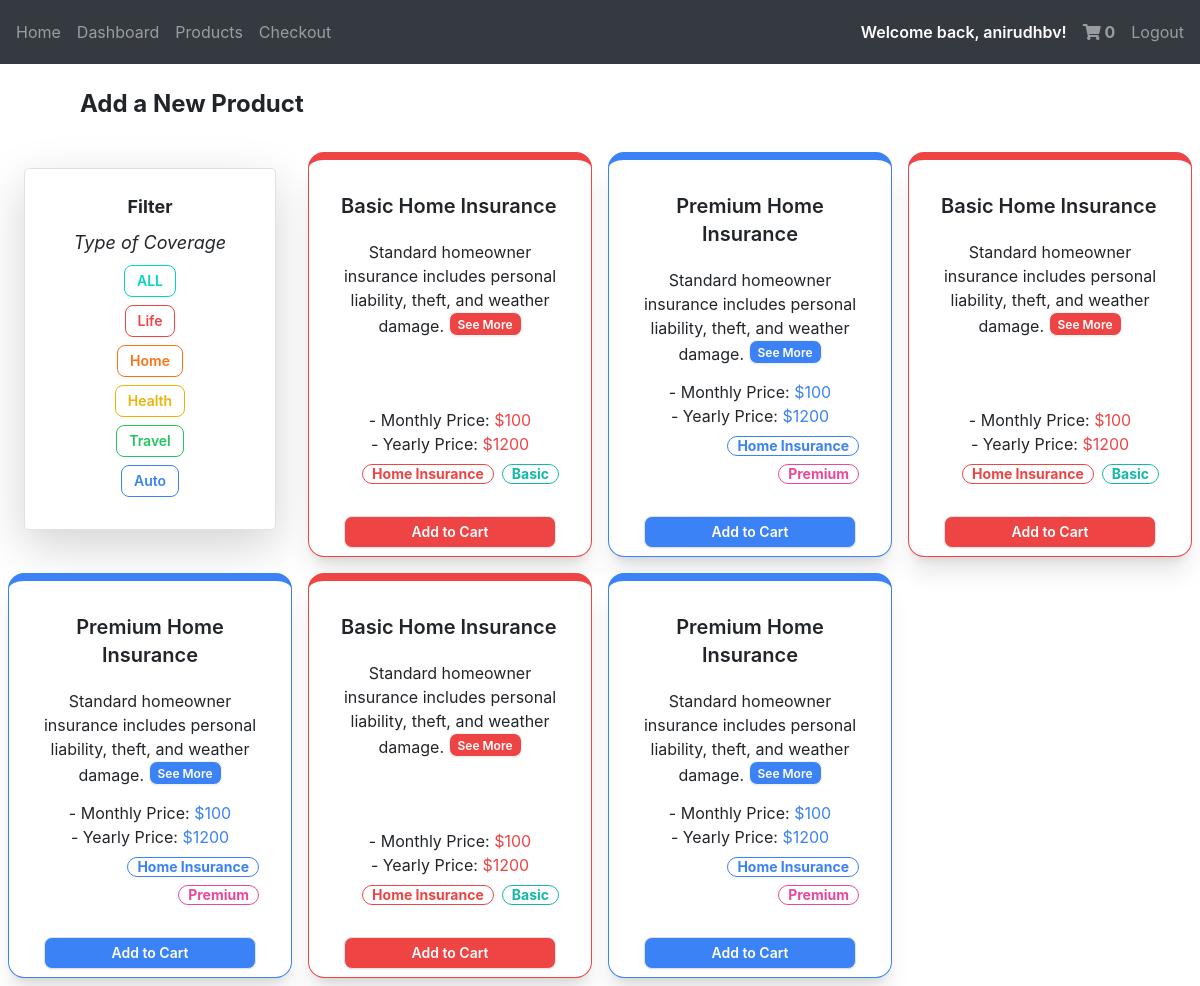
Page /products (signed in) on the earlier database version.
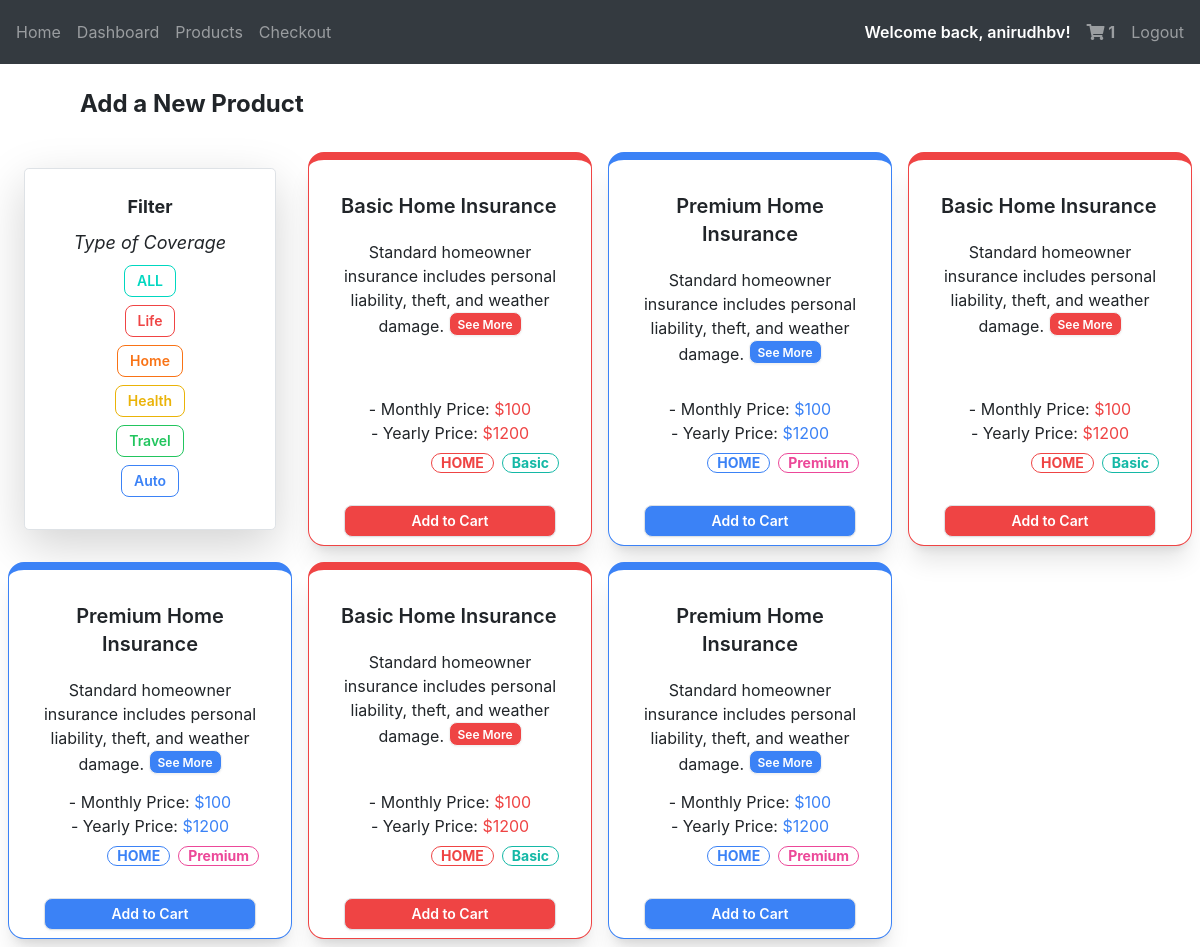
Same page on the later database version.
### docs/models.py (models this page shows)
class Options(db.Model):
  id = db.Column(db.Integer(), primary_key = True)
  title =  db.Column(db.String(length = 45), nullable = False)
  type =  db.Column(db.String(length = 45), nullable = False)
  yearly_price = db.Column(db.Integer(), nullable = False)
  month_price = db.Column(db.Integer(), nullable = False)
  mini_description = db.Column(db.String(length = 100), nullable = False)
  description = db.Column(db.String(length = 100), nullable = False)
  colour = db.Column(db.String(length = 100), nullable = False)
  tier = db.Column(db.String(length = 100), nullable = False)

### docs/routes.py (the view)
@login_required
@app.route("/products", methods = ["POST", "GET"])
def products_page():
  if not current_user.is_authenticated:
    return redirect(url_for("login_page"))
  if request.method == "POST":
    return render_template("products.html", current_user=current_user)
  elif request.method == "GET":
    options = Options.query.all()
    for option in options:
      print(option.title)
  cart_items = Cart.query.filter_by(owner = current_user.id).all()
  cart_count = Cart.query.filter_by(owner = current_user.id).count()
  options = Options.query.all()
  cart = Cart.query.all()
  return render_template("products.html", cart_count = cart_count, current_user=current_user, options=options)

### docs/models.py (called while the page is built)
@loginmanager.user_loader #Required property for the users to be authenticated
def load_user(user_id):
    return User.query.get(user_id)

### docs/templates/products.html (shortened to what the changed rows need)
{% extends "base.html" %}  {% block body %}
<div>
  <h1 class="text-2xl font-bold my-4 mx-20">Add a New Product</h1>
    <div class="filters grid sm:grid-cols-12 row-span-1 sm:col-span-9 text-center bg-white">
      <div class="md:col-span-3 row-span-1 text-center rounded-lg">
        <div
          class="m-4 p-4 rounded-lg shadow-lg min-h-[100px] bg-white border border-2 border-gray-500"
        >
          <h1 class="pb-2 text-lg font-bold">Filter</h1>
          <h2 class="text-lg italic">Type of Coverage</h2>
        </div>
      </div>
      {% for option in options %}
      <div class="card filter ALL {{option.type}} {{option.tier}} shadow-xl md:col-span-3 sm:col-span-6 m-2 border-t-8 border-{{option.colour}}-500 ">
        <div class="card-body">
          <h2 class="card-title text-{{option.colour}}">{{option.title}}</h2>
          <p>{{ option.mini_description }}
            <label
            for="my_modal_6"
            class="btn btn-xs bg-{{option.colour}}-500 text-white">See More</label>
          </p>
          <ul class="">
            <li>- Monthly Price: <span class="text-{{option.colour}}-500">${{option.month_price}}</span></li>
            <li>- Yearly Price: <span class="text-{{option.colour}}-500">${{option.yearly_price}}</span></li>
          </ul>
          <div class="card-actions justify-end">
            <div class="badge badge-outline text-{{option.colour}}-500">{{ option.type }}</div>
            {% if option.tier == 'Basic' %}
            <div class="badge badge-outline text-teal-500">{{option.tier}}</div>
            {% elif option.tier == 'Enhanced'%}
            <div class="badge badge-outline text-purple-500">{{option.tier}}</div>
            {% else %}
            <div class="badge badge-outline text-pink-500">{{option.tier}}</div>
            {% endif %}
          </div>
        </div>
        <a
          href="/cart?product_id={{option.id}}"
          class="btn btn-sm bg-{{option.colour}}-500 text-white w-3/4 mx-auto border border-{{option.colour}}-500 mb-2 hover:btn-outline hover:text-{{option.colour}}-500"
          >Add to Cart</a
        >
      </div>
      {% endfor %}
      {% for option in options %}
      <div class="card filter ALL {{option.type}} {{option.tier}} shadow-xl md:col-span-3 sm:col-span-6 m-2 border-t-8 border-{{option.colour}}-500 ">
        <div class="card-body">
          <h2 class="card-title text-{{option.colour}}">{{option.title}}</h2>
          <p>{{ option.mini_description }}
            <label
            for="my_modal_6"
            class="btn btn-xs bg-{{option.colour}}-500 text-white">See More</label>
          </p>
          <ul class="">
            <li>- Monthly Price: <span class="text-{{option.colour}}-500">${{option.month_price}}</span></li>
            <li>- Yearly Price: <span class="text-{{option.colour}}-500">${{option.yearly_price}}</span></li>
          </ul>
          <div class="card-actions justify-end">
            <div class="badge badge-outline text-{{option.colour}}-500">{{ option.type }}</div>
            {% if option.tier == 'Basic' %}
            <div class="badge badge-outline text-teal-500">{{option.tier}}</div>
            {% elif option.tier == 'Enhanced'%}
            <div class="badge badge-outline text-purple-500">{{option.tier}}</div>
            {% else %}
            <div class="badge badge-outline text-pink-500">{{option.tier}}</div>
            {% endif %}
          </div>
        </div>
        <a
          href="/cart?product_id={{option.id}}"
          class="btn btn-sm bg-{{option.colour}}-500 text-white w-3/4 mx-auto border border-{{option.colour}}-500 mb-2 hover:btn-outline hover:text-{{option.colour}}-500"
          >Add to Cart</a
        >
      </div>
      {% endfor %}
      {% for option in options %}
      <div class="card filter ALL {{option.type}} {{option.tier}} shadow-xl md:col-span-3 sm:col-span-6 m-2 border-t-8 border-{{option.colour}}-500 ">
        <div class="card-body">
          <h2 class="card-title text-{{option.colour}}">{{option.title}}</h2>
          <p>{{ option.mini_description }}
            <label
            for="my_modal_6"
            class="btn btn-xs bg-{{option.colour}}-500 text-white">See More</label>
          </p>
          <ul class="">
            <li>- Monthly Price: <span class="text-{{option.colour}}-500">${{option.month_price}}</span></li>
            <li>- Yearly Price: <span class="text-{{option.colour}}-500">${{option.yearly_price}}</span></li>
          </ul>
          <div class="card-actions justify-end">
            <div class="badge badge-outline text-{{option.colour}}-500">{{ option.type }}</div>
            {% if option.tier == 'Basic' %}
            <div class="badge badge-outline text-teal-500">{{option.tier}}</div>
            {% elif option.tier == 'Enhanced'%}
            <div class="badge badge-outline text-purple-500">{{option.tier}}</div>
            {% else %}
            <div class="badge badge-outline text-pink-500">{{option.tier}}</div>
            {% endif %}
          </div>
        </div>
        <a
          href="/cart?product_id={{option.id}}"
          class="btn btn-sm bg-{{option.colour}}-500 text-white w-3/4 mx-auto border border-{{option.colour}}-500 mb-2 hover:btn-outline hover:text-{{option.colour}}-500"
          >Add to Cart</a
        >
      </div>
      {% endfor %}
    </div>
  </div>
{% endblock %}

### docs/templates/base.html (shortened to what this page needs)
<!DOCTYPE html>
<html lang="en" data-theme="light">
  <head>
    <link
      rel="stylesheet"
      href="https://stackpath.bootstrapcdn.com/bootstrap/4.4.1/css/bootstrap.min.css"
    />
    <link
      rel="stylesheet"
      href="https://cdnjs.cloudflare.com/ajax/libs/font-awesome/5.15.3/css/all.min.css"
    />
    <link
      rel="stylesheet"
      href="https://stackpath.bootstrapcdn.com/font-awesome/4.7.0/css/font-awesome.min.css"
    />
    <link
      href="https://cdn.jsdelivr.net/npm/daisyui@4.12.10/dist/full.min.css"
      rel="stylesheet"
      type="text/css"
    />
    <link
      href="https://cdn.jsdelivr.net/npm/daisyui@4.12.10/dist/full.min.css"
      rel="stylesheet"
      type="text/css"
    />
    <script src="https://cdn.tailwindcss.com"></script>
  </head>
  <body class="bg-white" style="background-color: white">
    <nav class="navbar navbar-expand-lg navbar-dark bg-dark">
      <div class="collapse navbar-collapse" id="navbar">
        <div class="navbar-nav flex-grow-1">
          <a class="nav-item nav-link" id="home" href="/">Home</a>
          {% if current_user.is_authenticated %}
          <a class="nav-item nav-link" id="dashboard" href="/dashboard"
            >Dashboard</a
          >
          <a class="nav-item nav-link" id="products" href="/products"
            >Products</a
          >
          <a class="nav-item nav-link" id="checkout" href="/checkout"
            >Checkout</a
          >
          <div class="ml-auto d-flex align-items-center">
            <p class="font-semibold text-white my-auto mx-2">
              Welcome back, {{current_user.username}}!
            </p>
            <a
              class="nav-item nav-link font-bold"
              id="shopping-cart"
              href="/checkout"
            >
              <i class="fas fa-shopping-cart"></i>
              {% if current_user.is_authenticated %} {{cart_count}} {% endif %}
            </a>
            <a class="nav-item nav-link" id="logout" href="/logout">Logout</a>
          </div>
          {% endif %}
        </div>
      </div>
    </nav>
    {% block body %}{% endblock %}
  </body>
</html>

Differences in the rows shown:
changed Options "Basic Home Insurance": type "Home Insurance" → "HOME"
changed Options "Premium Home Insurance": type "Home Insurance" → "HOME"
Other differences:
{{ cart_count }}: "0" → "1"
